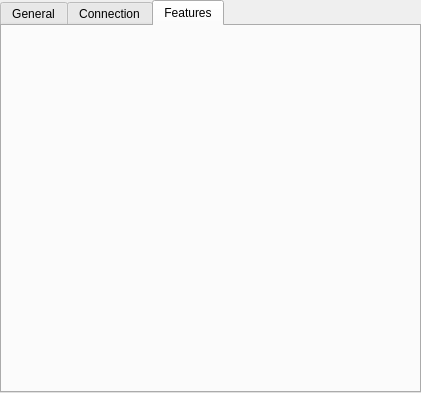
<?xml version="1.0" encoding="UTF-8"?>
<ui version="4.0">
 <class>ServerInfoDialog</class>
 <widget class="QDialog" name="ServerInfoDialog">
  <property name="geometry">
   <rect>
    <x>0</x>
    <y>0</y>
    <width>421</width>
    <height>393</height>
   </rect>
  </property>
  <property name="windowTitle">
   <string>Dialog</string>
  </property>
  <layout class="QHBoxLayout" name="horizontalLayout">
   <property name="spacing">
    <number>6</number>
   </property>
   <property name="leftMargin">
    <number>0</number>
   </property>
   <property name="topMargin">
    <number>0</number>
   </property>
   <property name="rightMargin">
    <number>0</number>
   </property>
   <property name="bottomMargin">
    <number>0</number>
   </property>
   <item>
    <widget class="QTabWidget" name="tabWidget">
     <property name="currentIndex">
      <number>2</number>
     </property>
     <widget class="QWidget" name="generalTab">
      <attribute name="title">
       <string>General</string>
      </attribute>
     </widget>
     <widget class="QWidget" name="connTab">
      <attribute name="title">
       <string>Connection</string>
      </attribute>
      <layout class="QHBoxLayout" name="horizontalLayout_3">
       <item>
        <spacer name="horizontalSpacer">
         <property name="orientation">
          <enum>Qt::Horizontal</enum>
         </property>
         <property name="sizeHint" stdset="0">
          <size>
           <width>190</width>
           <height>20</height>
          </size>
         </property>
        </spacer>
       </item>
       <item>
        <layout class="QVBoxLayout" name="middleLayout">
         <item>
          <widget class="QLabel" name="label">
           <property name="text">
            <string/>
           </property>
          </widget>
         </item>
        </layout>
       </item>
       <item>
        <spacer name="horizontalSpacer_2">
         <property name="orientation">
          <enum>Qt::Horizontal</enum>
         </property>
         <property name="sizeHint" stdset="0">
          <size>
           <width>189</width>
           <height>20</height>
          </size>
         </property>
        </spacer>
       </item>
      </layout>
     </widget>
     <widget class="QWidget" name="featuresTab">
      <attribute name="title">
       <string>Features</string>
      </attribute>
     </widget>
    </widget>
   </item>
  </layout>
 </widget>
 <resources/>
 <connections/>
</ui>
